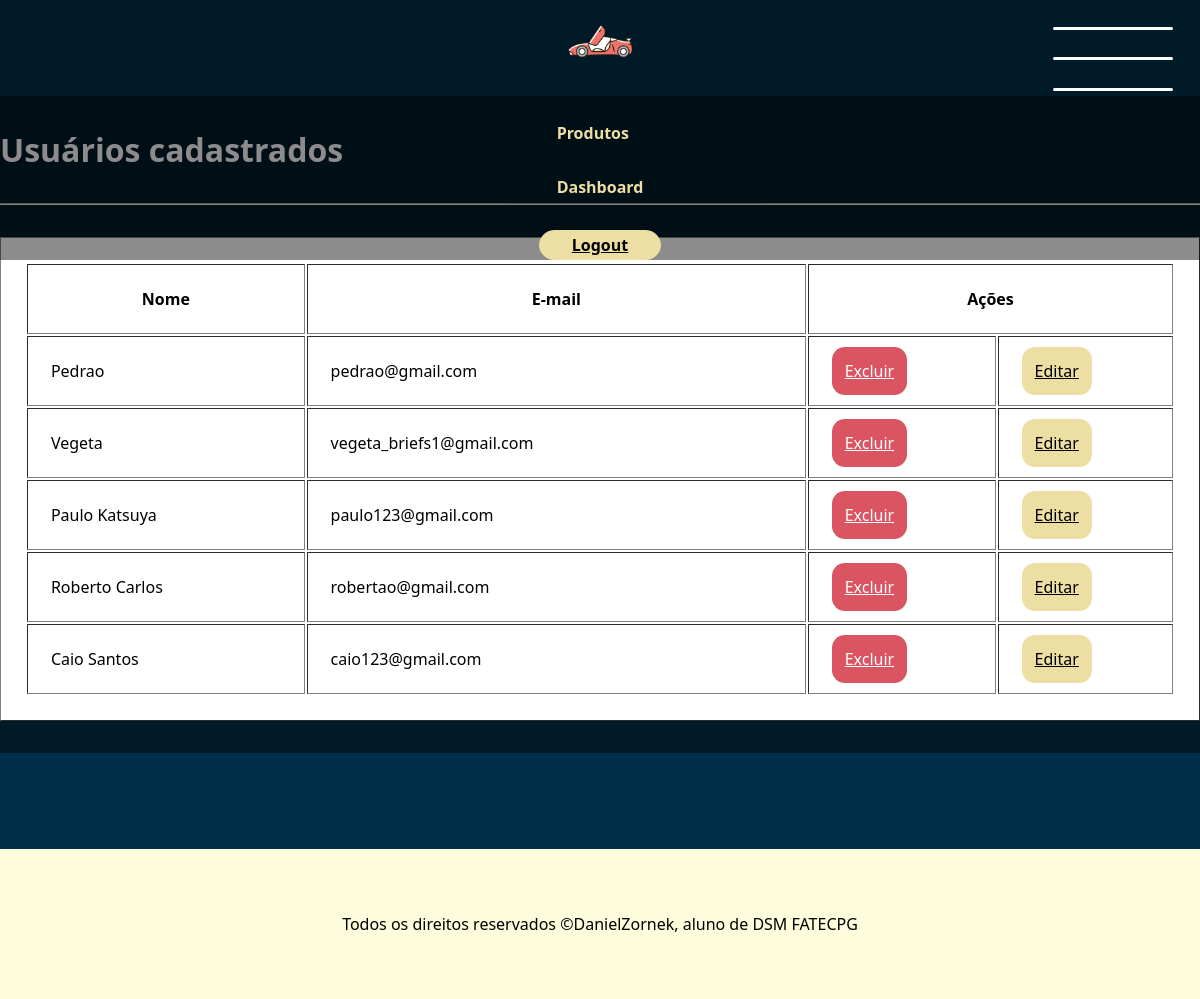
/usuarios (signed in), run on an earlier commit of the app's database.
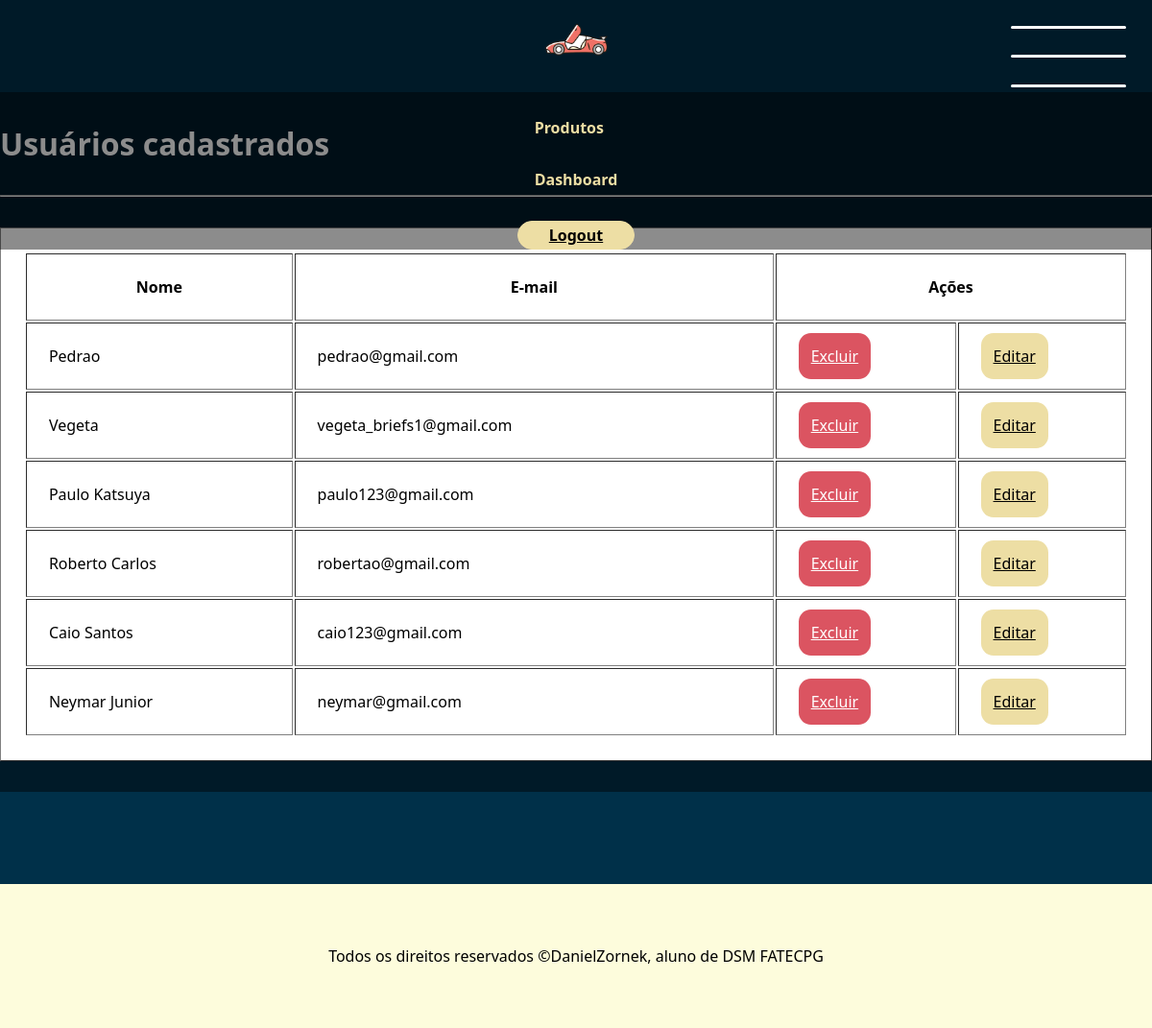
And on a later commit of the database.
### app/models.py (models this page shows, shortened)
class Usuario(models.Model): # aqui dizemos que a classe pai Model irá dar herança para a classe usuario
    nome = models.CharField(max_length=100) # varchar, deve especificar o tamanho
    email = models.EmailField()
    cep = models.CharField(max_length=10, default="Desconhecida")
    logradouro = models.CharField(max_length=100, default="Desconhecida")
    bairro = models.CharField(max_length=60, default="Desconhecida")
    cidade = models.CharField(max_length=60, default="Desconhecida")
    estado = models.CharField(max_length=3, default="Desconhecida")
    numero = models.CharField(max_length=10, default="Desconhecida")
    senha = models.CharField(max_length=16)

### app/views.py (the view)
# urls.py: path('usuarios', views.exibirUsuarios, name="exibirUsuarios"), # digitar usuarios para entrar na página na url
def exibirUsuarios(request):
    if not request.session.get("email"):
        return redirect("login")
    usuarios = Usuario.objects.all().values()
    return render(request, "usuarios.html",
                  {'listaUsuarios': usuarios}) # passando os usuarios como parametro para mostrar eles na pagina

### app/templates/usuarios.html (shortened to what this page needs)
{% extends "template.html" %}
{% block conteudo %}
<h1>Usuários cadastrados</h1>
<hr>
<table border="1px">
    <tr>
        <th>Nome</th>
        <th>E-mail</th>
        <th colspan="2">
            Ações
        </th>
    </tr>
    {% for usuario in listaUsuarios %}
        <tr>
            <td> {{ usuario.nome }} </td>
            <td> {{ usuario.email }}</td>
            <td><a class="btn excluir" href="{% url 'excluirUsuario' usuario.id %}">Excluir</a></td>
            <td><a class="btn editar" href="{% url 'editarUsuario' usuario.id %}"> Editar</a></td>
        </tr>
    {% endfor %}
</table>
{% endblock %}

What changed in the data, as far as the page shows it:
added Usuario: nome "Neymar Junior", email "neymar@gmail.com"
